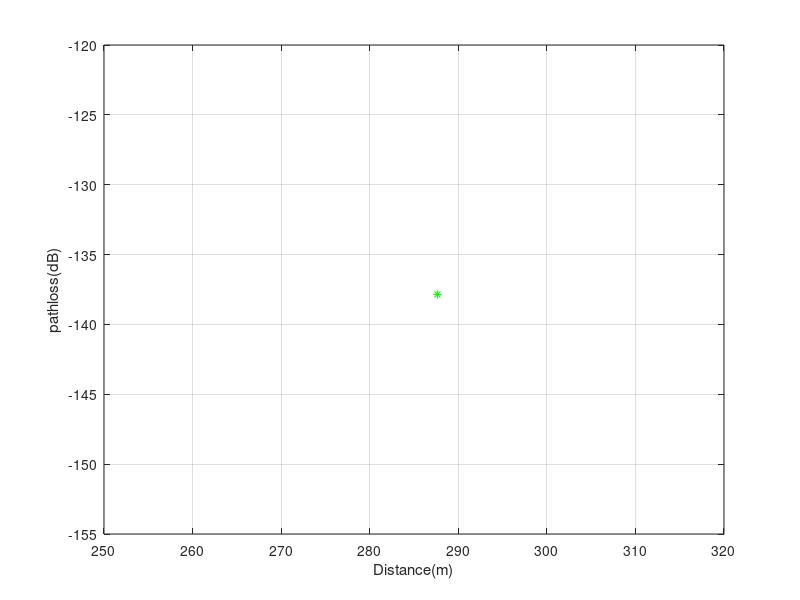

Here is the MATLAB script that generated this plot:
 A=importdata('s_logger_singlepl.txt');
 x=10*log10(A(:,1));
 y=A(:,2);
 plot(y,x,'g-*');
 grid on;
 xlabel('Distance(m)');
 ylabel('pathloss(dB)')